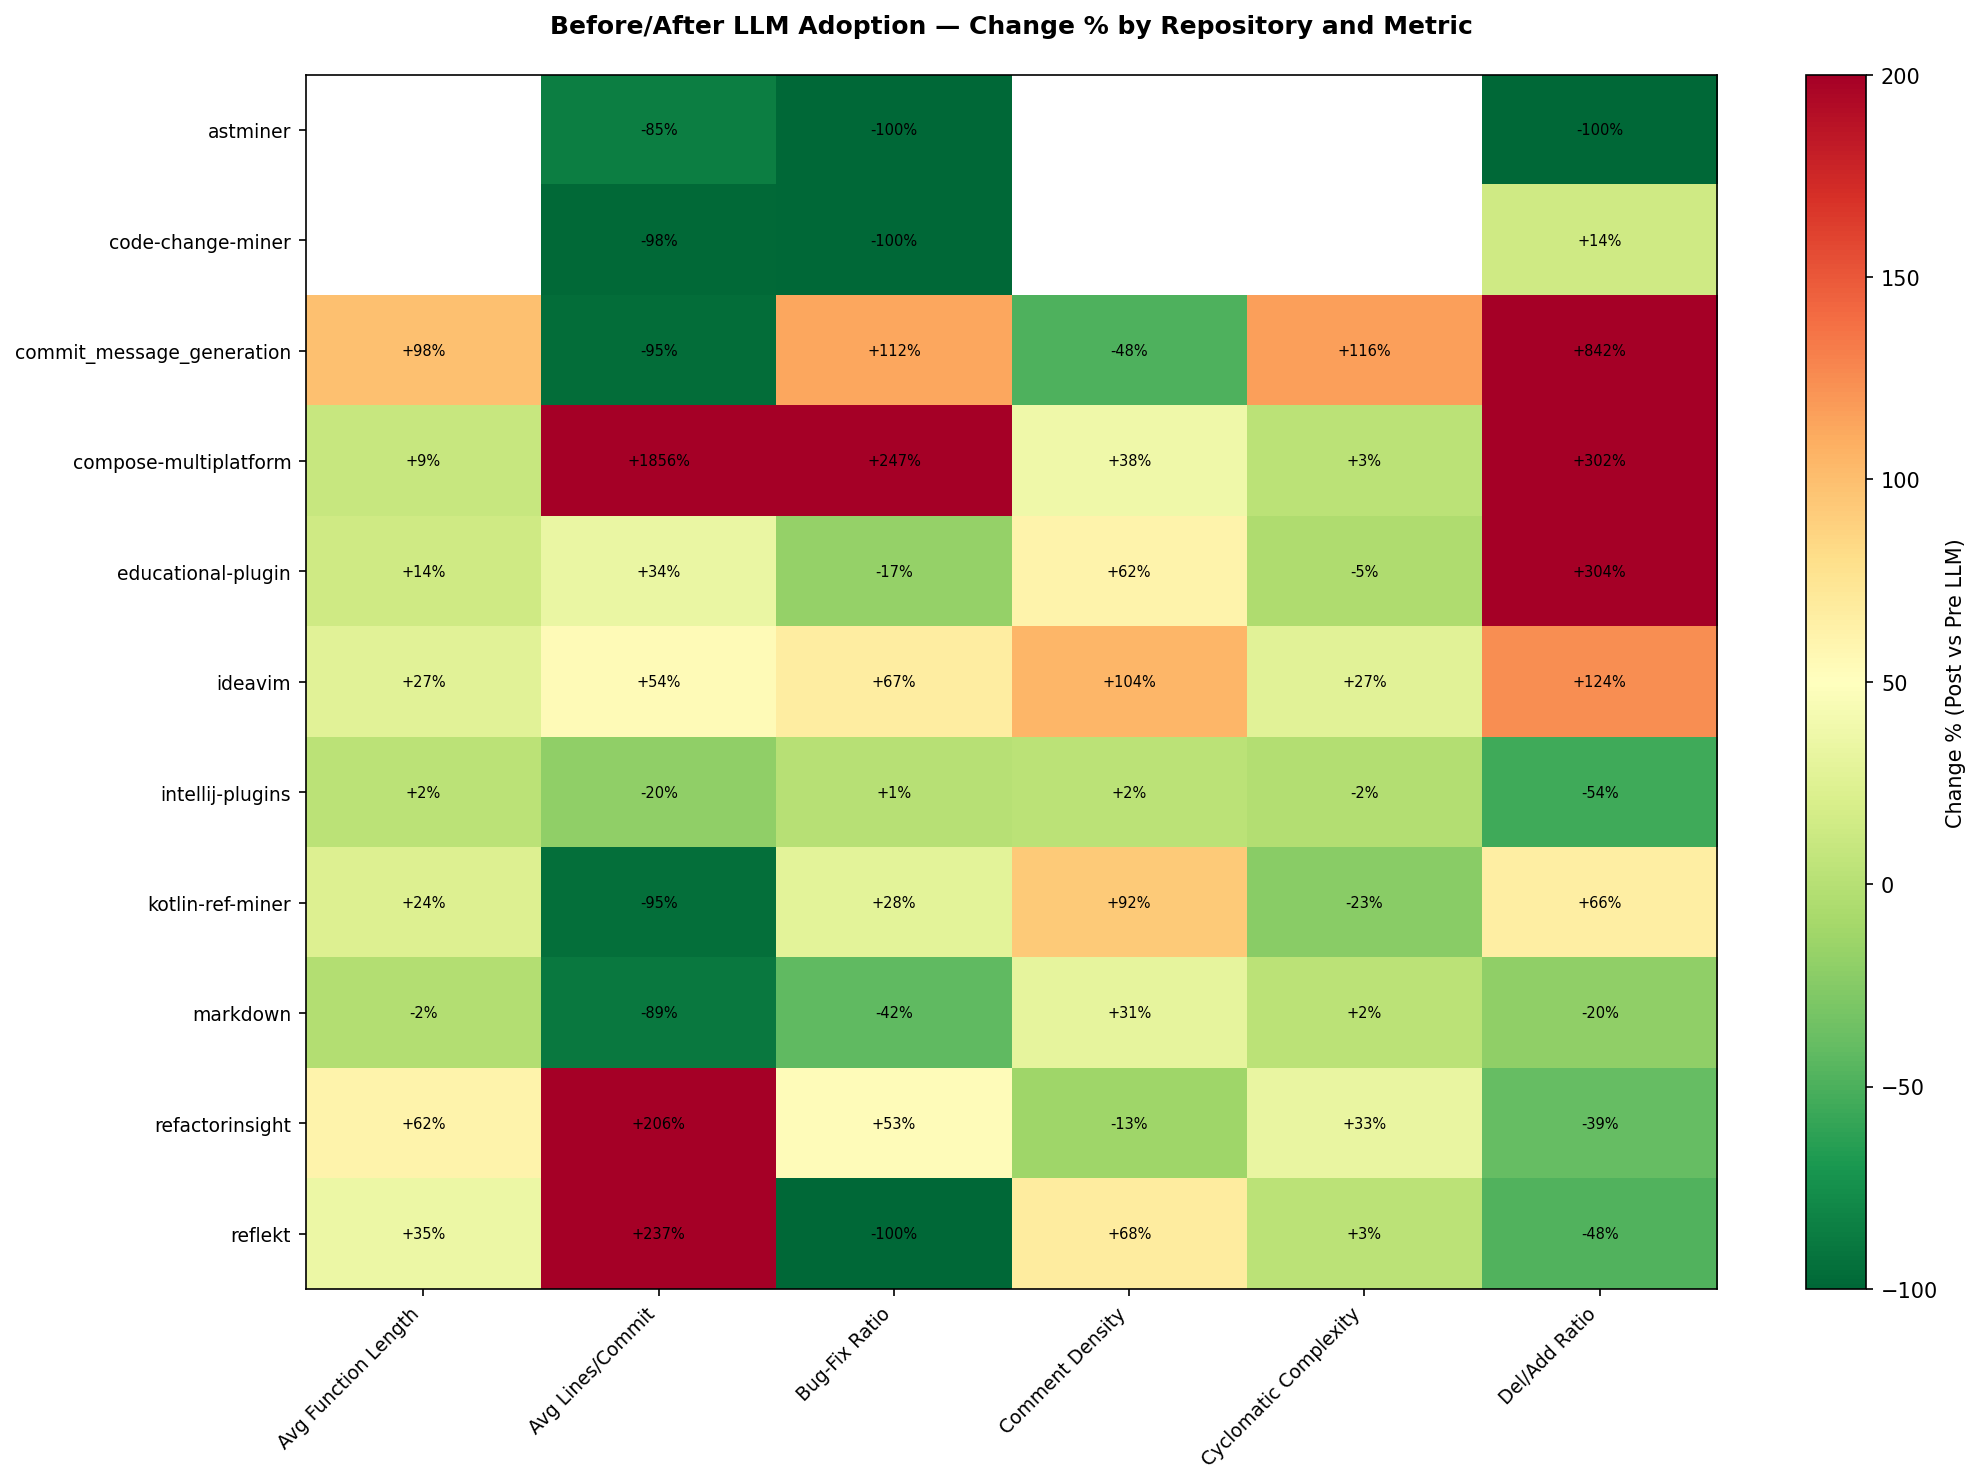

Recreate this plot in Python.
import pandas as pd
import matplotlib.pyplot as plt
import numpy as np

df = pd.read_csv("before_after_table.csv")
df = df[(df["Pre-LLM Mean"] != "N/A") & (df["Post-LLM Mean"] != "N/A")]
df["Change_num"] = df["Change %"].str.replace("%","").str.replace("+","").apply(lambda x: float(x) if x != "N/A" else None)

pivot = df.pivot_table(index="Repository", columns="Metric", values="Change_num", aggfunc="mean")

fig, ax = plt.subplots(figsize=(14, 10))
im = ax.imshow(pivot.values, cmap="RdYlGn_r", aspect="auto", vmin=-100, vmax=200)

ax.set_xticks(range(len(pivot.columns)))
ax.set_xticklabels(pivot.columns, rotation=45, ha="right", fontsize=9)
ax.set_yticks(range(len(pivot.index)))
ax.set_yticklabels(pivot.index, fontsize=9)

for i in range(len(pivot.index)):
    for j in range(len(pivot.columns)):
        val = pivot.values[i, j]
        if not np.isnan(val):
            ax.text(j, i, f"{val:+.0f}%", ha="center", va="center", fontsize=7)

plt.colorbar(im, ax=ax, label="Change % (Post vs Pre LLM)")
ax.set_title("Before/After LLM Adoption — Change % by Repository and Metric", 
             fontsize=12, fontweight="bold", pad=20)
plt.tight_layout()
plt.savefig("heatmap.png", dpi=150, bbox_inches="tight")
print("Saved: heatmap.png")
